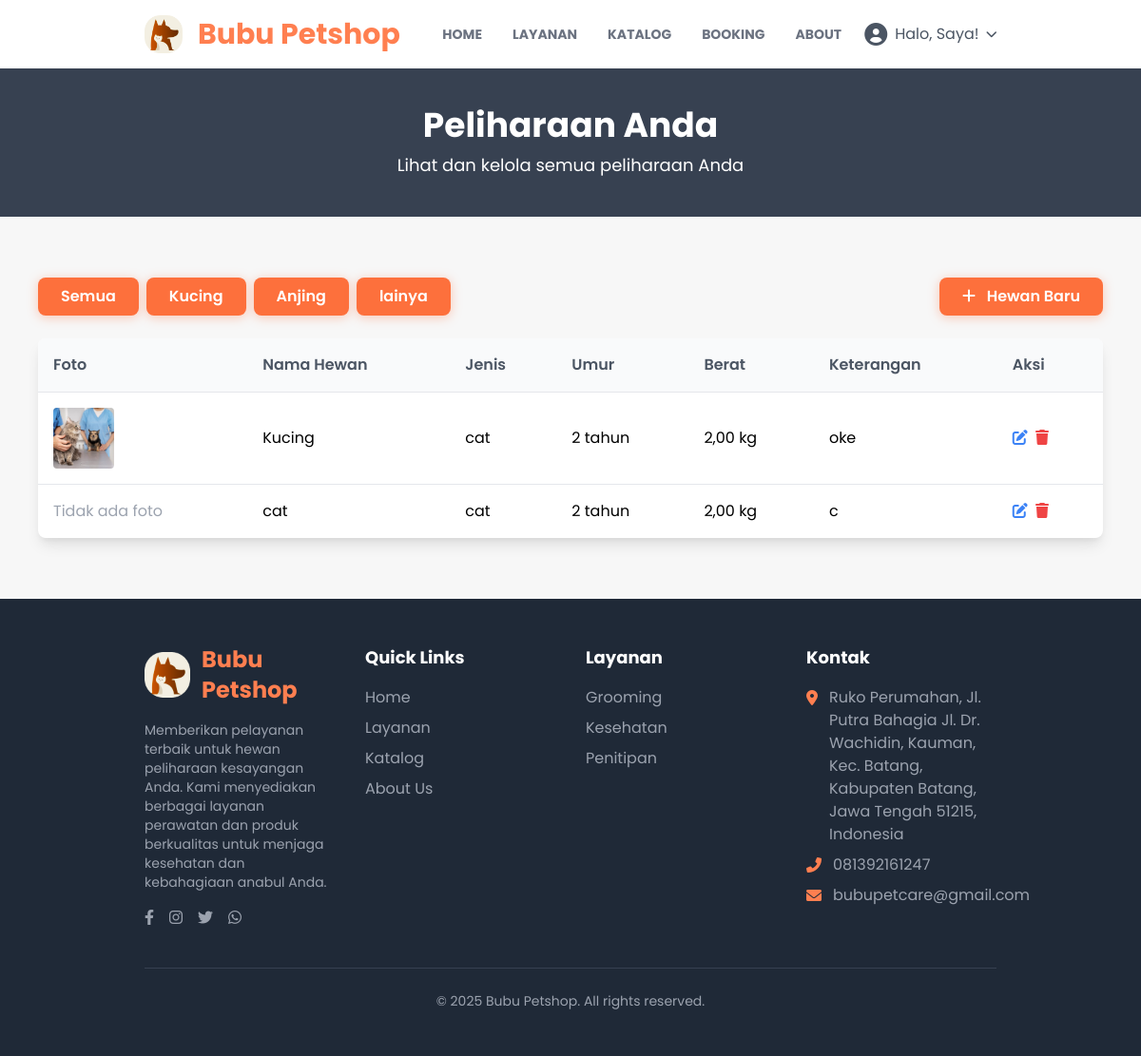
The page /peliharaan/ (signed in) on the database its author committed.
### detailpetcare/models.py (models this page shows, shortened)
class DetailPetcare(models.Model):
    id = models.AutoField(primary_key=True)
    nama_petcare = models.CharField(max_length=50)
    tlp_petcare = models.CharField(max_length=20)
    email_petcare = models.CharField(max_length=100)
    alamat_petcare = models.TextField(blank=True, null=True)
    maps_petcare = models.CharField(max_length=1000, blank=True, null=True)
    deskripsi_petcare = models.TextField(blank=True, null=True)
    rekening_petcare = models.CharField(max_length=100, blank=True, null=True)
    pemilik_rekening = models.CharField(max_length=100, blank=True, null=True)
    nama_bank = models.CharField(max_length=100, blank=True, null=True)
    class Meta:
        db_table = 'detail_petcare'
        verbose_name_plural = "Detail Petcare"

### user/models.py (models this page shows, shortened)
class User(AbstractBaseUser, PermissionsMixin):
    email = models.EmailField(unique=True)
    nama = models.CharField(max_length=50)
    no_hp = models.CharField(max_length=20, unique=True, blank=True, null=True)
    alamat = models.TextField(blank=True, null=True)
    is_staff = models.BooleanField(default=False)
    is_superuser = models.BooleanField(default=False)
    is_active = models.BooleanField(default=True)
    tgl_bergabung = models.DateTimeField(auto_now_add=True)
    last_login = models.DateTimeField(default=timezone.now)  # gunakan default, bukan auto_now
    objects = UserManager()
    USERNAME_FIELD = 'email'
    REQUIRED_FIELDS = ['nama']
    class Meta:
        db_table = 'user'

### peliharaan/models.py (models this page shows, shortened)
class Peliharaan(models.Model):
    JENIS_HEWAN_CHOICES = [
        ('cat', 'Kucing'),
        ('dog', 'Anjing'),
        ('other', 'lainya')
    ]
    class Meta:
        db_table = 'peliharaan'
        verbose_name_plural = "Peliharaan"
    id_hewan = models.AutoField(primary_key=True)
    id_user = models.ForeignKey(User, on_delete=models.CASCADE)
    nama_hewan = models.CharField(max_length=50)
    jenis_hewan = models.CharField(max_length=50, choices=JENIS_HEWAN_CHOICES)
    umur_hewan = models.IntegerField()
    berat_hewan = models.DecimalField(max_digits=5, decimal_places=2)
    keterangan = models.TextField(blank=True, null=True)
    foto_peliharaan = models.ImageField(upload_to=peliharaan_image_upload_path, blank=True, null=True)
    created_at = models.DateTimeField(auto_now_add=True)

### peliharaan/views.py (the view, shortened to what this page needs)
# urls.py: path("", views.index , name="index"),
def index(request):
    if not request.user.is_authenticated:
        return redirect('user:login')
    user = request.user
    peliharaan = Peliharaan.objects.filter(id_user=user)
    jenis_hewan_choices = Peliharaan.JENIS_HEWAN_CHOICES
    jenis_hewan_dict = {key: value for key, value in jenis_hewan_choices}
    context = {
        'title': "Peliharaan",
        'akun': user,
        'peliharaan': peliharaan,
        'jenis_hewan': jenis_hewan_dict,
    }
    return render(request, 'peliharaan/index.html', context)

### user/context_processors.py (called while the page is built)
def detail_petcare(request):
    try:
        detail = DetailPetcare.objects.first()
    except Exception:
        detail = None
    return {'detail_petcare': detail}

def current_route(request):
    match = request.resolver_match
    return {
        'namespace': match.namespace if match else '',
        'url_name': match.url_name if match else ''
    }

### templates/peliharaan/index.html (shortened to what this page needs)
{% extends "base.html" %}{% load static %}
{% block content %}
<div class="bg-gray-700 py-10 px-4 relative">
  <div class="container mx-auto text-center">
    <h1 class="text-4xl font-bold text-white mb-2">Peliharaan Anda</h1>
    <p class="text-white text-lg">Lihat dan kelola semua peliharaan Anda</p>
  </div>
</div>
<section class="py-16">
  <div class="container mx-auto px-4 max-w-6xl">
    <div class="mb-6 flex flex-wrap justify-between items-center">
      <div class="flex space-x-2 mb-4 md:mb-0">
        <button class="btn-modern bg-gray-200 text-gray-700 hover:bg-gray-300 filter-btn active"
          data-filter="all">Semua</button>
        {% for key, value in jenis_hewan.items %}
        <button class="btn-modern bg-gray-200 text-gray-700 hover:bg-gray-300 filter-btn" data-filter="{{ key }}">
          {{ value }}</button>
        {% endfor %}
      </div>
      <button type="button" class="btn-modern" id="btn-add-peliharaan">
        <i class="fas fa-plus mr-2"></i> Hewan Baru
      </button>
    </div>
    <div class="overflow-x-auto bg-white rounded-lg shadow-lg">
      <table class="booking-table">
        <thead>
          <tr>
            <th>Foto</th>
            <th>Nama Hewan</th>
            <th>Jenis</th>
            <th>Umur</th>
            <th>Berat</th>
            <th>Keterangan</th>
            <th>Aksi</th>
          </tr>
        </thead>
        <tbody>
          {% for p in peliharaan %}
          <tr class="peliharaan-row" data-jenis="{{ p.jenis_hewan }}">
            <td>
              {% if p.foto_peliharaan %}
              <img src="{{ p.foto_peliharaan.url }}" alt="{{ p.nama_hewan }}" class="w-16 h-16 object-cover rounded">
              {% else %}
              <span class="text-gray-400">Tidak ada foto</span>
              {% endif %}
            </td>
            <td>{{ p.nama_hewan }}</td>
            <td>{{ p.jenis_hewan }}</td>
            <td>{{ p.umur_hewan }} tahun</td>
            <td>{{ p.berat_hewan }} kg</td>
            <td>{{ p.keterangan|default:"-" }}</td>
            <td>
              <button class="text-blue-500 hover:text-blue-700 font-medium edit-btn" data-id="{{ p.id_hewan }}"
                data-nama="{{ p.nama_hewan }}" data-jenis="{{ p.jenis_hewan }}" data-umur="{{ p.umur_hewan }}"
                data-berat="{{ p.berat_hewan }}" data-keterangan="{{ p.keterangan }}"
                data-foto="{% if p.foto_peliharaan %}{{ p.foto_peliharaan.url }}{% endif %}">
                <i class="fas fa-edit mr-1"></i>
              </button>
              <button class="text-red-500 hover:text-red-700 font-medium hapus-btn" data-id="{{ p.id_hewan }}"
                data-nama="{{ p.nama_hewan }}">
                <i class="fas fa-trash mr-1"></i>
              </button>
            </td>
          </tr>
          {% empty %}
          <tr>
            <td colspan="7" class="text-center text-gray-500 py-8">Belum ada peliharaan.</td>
          </tr>
          {% endfor %}
        </tbody>
      </table>
    </div>
  </div>
</section>
{% endblock content %}

### templates/snippets/navbar.html (shortened to what this page needs)
{% load static %}
<nav id="navbar" class="bg-white py-4 shadow-md transition-all duration-300 ease-in-out">
  <div class="container mx-auto px-8 md:px-16 flex items-center">
    <a href="{% url 'home:index' %}" class="flex items-center flex-shrink-0">
      <img src="{% static 'base-img/icon.png' %}" alt="Bubu Petshop Logo" class="w-8 md:w-10 mr-2 md:mr-4" />
      <span class="text-xl md:text-3xl font-bold text-orange-theme rounded-md">{{ detail_petcare.nama_petcare }}</span>
    </a>
    <div id="navbar-menu" class="navbar-menu hidden lg:flex lg:items-center lg:w-auto w-full">
      <div class="text-sm lg:flex lg:mr-4">
        <a href="{% url 'home:index' %}"
          class="block mt-4 lg:inline-block lg:mt-0 text-gray-500 font-bold uppercase hover-text-orange-theme mr-4 p-2 rounded-md transition-colors duration-200 {% if namespace == 'home' %}text-orange-theme{% endif %}">HOME</a>
        <a href="{% url 'home:index' %}#layanan"
          class="block mt-4 lg:inline-block lg:mt-0 text-gray-500 font-bold uppercase hover-text-orange-theme mr-4 p-2 rounded-md transition-colors duration-200">LAYANAN
          <a href="{% url 'home:index' %}#katalog"
            class="block mt-4 lg:inline-block lg:mt-0 text-gray-500 font-bold uppercase hover-text-orange-theme mr-4 p-2 rounded-md transition-colors duration-200">KATALOG</a>
          {% if user.is_authenticated %}
          <a href="{% url 'bookinglayanan:index' %}"
            class="block mt-4 lg:inline-block lg:mt-0 text-gray-500 font-bold uppercase hover-text-orange-theme mr-4 p-2 rounded-md transition-colors duration-200 {% if namespace == 'bookinglayanan' %}text-orange-theme{% endif %}">
            BOOKING</a>
          {% endif %}
          <a href="{% url 'home:index' %}#about"
            class="block mt-4 lg:inline-block lg:mt-0 text-gray-500 font-bold uppercase hover-text-orange-theme p-2 rounded-md transition-colors duration-200">ABOUT</a>
      </div>
      <div id="auth-section" class="user-auth-section w-full lg:w-auto flex justify-center items-center mt-4 lg:mt-0">
        {% if not user.is_authenticated %}
        <a href="{% url 'user:login' %}" class="btn-modern">
          Masuk
        </a>
        {% else %}
        <div id="user-dropdown" class="user-menu relative flex justify-center">
          <button id="profile-button"
            class="flex items-center justify-center space-x-2 text-gray-600 hover-text-orange-theme focus:outline-none">
            <i class="fas fa-user-circle text-2xl"></i>
            <span class="inline">Halo, {{ user.nama }}!</span>
            <i class="fas fa-chevron-down text-xs"></i>
          </button>
        </div>
        {% endif %}
      </div>
    </div>
  </div>
</nav>

### templates/snippets/footer.html
{% load static %}
<footer class="bg-gray-800 text-white py-12">
  <div class="container mx-auto px-4 md:px-8 lg:px-16">
    <div class="grid grid-cols-1 md:grid-cols-2 lg:grid-cols-4 gap-8">
      <div class="col-span-1 md:col-span-2 lg:col-span-1">
        <div class="flex items-center mb-4">
          <img src="{% static 'base-img/icon.png' %}" alt="Bubu Petshop Logo" class="w-12 mr-3">
          <span class="text-2xl font-bold text-orange-theme">{{ detail_petcare.nama_petcare }}</span>
        </div>
        <p class="text-sm text-gray-400 mb-4">
          Memberikan pelayanan terbaik untuk hewan peliharaan kesayangan Anda. Kami menyediakan berbagai layanan
          perawatan dan produk berkualitas untuk menjaga kesehatan dan kebahagiaan anabul Anda.
        </p>
        <div class="flex space-x-4">
          <a href="#" class="text-gray-400 hover:text-orange-theme transition-colors duration-300">
            <i class="fab fa-facebook-f"></i>
          </a>
          <a href="#" class="text-gray-400 hover:text-orange-theme transition-colors duration-300">
            <i class="fab fa-instagram"></i>
          </a>
          <a href="#" class="text-gray-400 hover:text-orange-theme transition-colors duration-300">
            <i class="fab fa-twitter"></i>
          </a>
          <a href="#" class="text-gray-400 hover:text-orange-theme transition-colors duration-300">
            <i class="fab fa-whatsapp"></i>
          </a>
        </div>
      </div>
      <div>
        <h3 class="text-lg font-bold mb-4 text-white">Quick Links</h3>
        <ul class="space-y-2">
          <li><a href="{% url 'home:index' %}"
              class="text-gray-400 hover:text-orange-theme transition-colors duration-300">Home</a>
          </li>
          <li><a href="{% url 'home:index' %}#layanan"
              class="text-gray-400 hover:text-orange-theme transition-colors duration-300">Layanan</a>
          </li>
          <li><a href="{% url 'home:index' %}#katalog"
              class="text-gray-400 hover:text-orange-theme transition-colors duration-300">Katalog</a>
          </li>
          <li><a href="{% url 'home:index' %}#about"
              class="text-gray-400 hover:text-orange-theme transition-colors duration-300">About Us</a>
          </li>
        </ul>
      </div>
      <div>
        <h3 class="text-lg font-bold mb-4 text-white">Layanan</h3>
        <ul class="space-y-2">
          <li><a href="{% url 'bookinglayanan:index' %}"
              class="text-gray-400 hover:text-orange-theme transition-colors duration-300">Grooming</a></li>
          <li><a href="{% url 'bookinglayanan:index' %}"
              class="text-gray-400 hover:text-orange-theme transition-colors duration-300">Kesehatan</a></li>
          <li><a href="{% url 'bookinglayanan:index' %}"
              class="text-gray-400 hover:text-orange-theme transition-colors duration-300">Penitipan</a></li>
        </ul>
      </div>
      <div>
        <h3 class="text-lg font-bold mb-4 text-white">Kontak</h3>
        <ul class="space-y-2">
          <li class="flex items-start">
            <i class="fas fa-map-marker-alt text-orange-theme mt-1 mr-3"></i>
            <span class="text-gray-400">{{detail_petcare.alamat_petcare}}</span>
          </li>
          <li class="flex items-center">
            <i class="fas fa-phone-alt text-orange-theme mr-3"></i>
            <span class="text-gray-400">{{ detail_petcare.tlp_petcare }}</span>
          </li>
          <li class="flex items-center">
            <i class="fas fa-envelope text-orange-theme mr-3"></i>
            <span class="text-gray-400">{{ detail_petcare.email_petcare }}</span>
          </li>
        </ul>
      </div>
    </div>
    <div class="border-t border-gray-700 mt-10 pt-6 text-center text-gray-400 text-sm">
      <p>&copy; 2025 Bubu Petshop. All rights reserved.</p>
    </div>
  </div>
</footer>

### static/css/style.css (style rules this page uses)
html { scroll-behavior: smooth; }
body { font-family: 'Poppins', sans-serif; background-color: #f7f7f7; overflow-x: hidden; }
.text-orange-theme { color: #FF7F50; }
.btn-modern { background-color: #fd703c; color: white; font-weight: 600; padding: 0.5rem 1.5rem; border-radius: 0.5rem; box-shadow: 0 2px 12px rgba(255, 127, 80, 0.4); transition: all 0.3s ease; border: none; outline: none; position: relative; overflow: hidden; cursor: pointer; display: inline-block; text-align: center; white-space: nowrap; }
.booking-table { width: 100%; border-collapse: collapse; }
.booking-table th, .booking-table td { padding: 1rem; text-align: left; border-bottom: 1px solid #e5e7eb; }
.booking-table th { background-color: #f9fafb; font-weight: 600; color: #4b5563; }
.booking-table tr:last-child td { border-bottom: none; }

### rows shown on the page
DetailPetcare: nama_petcare "Bubu Petshop", alamat_petcare "Ruko Perumahan, Jl. Putra Bahagia Jl. Dr. Wachidin, Kauman, Kec. Batang, Kabupaten Batang, Jawa Tengah 51215, Indonesia", tlp_petcare "081392161247", email_petcare "bubupetcare@gmail.com"
User: nama "Saya"
Peliharaan: foto_peliharaan (picture), nama_hewan "Kucing", jenis_hewan "cat", umur_hewan "2", berat_hewan "2,00", keterangan "oke"
Peliharaan: foto_peliharaan "Tidak ada foto", nama_hewan "cat", jenis_hewan "cat", umur_hewan "2", berat_hewan "2,00", keterangan "c"

### other values the page prints
{{ value }} "Kucing" "Anjing" "lainya"
